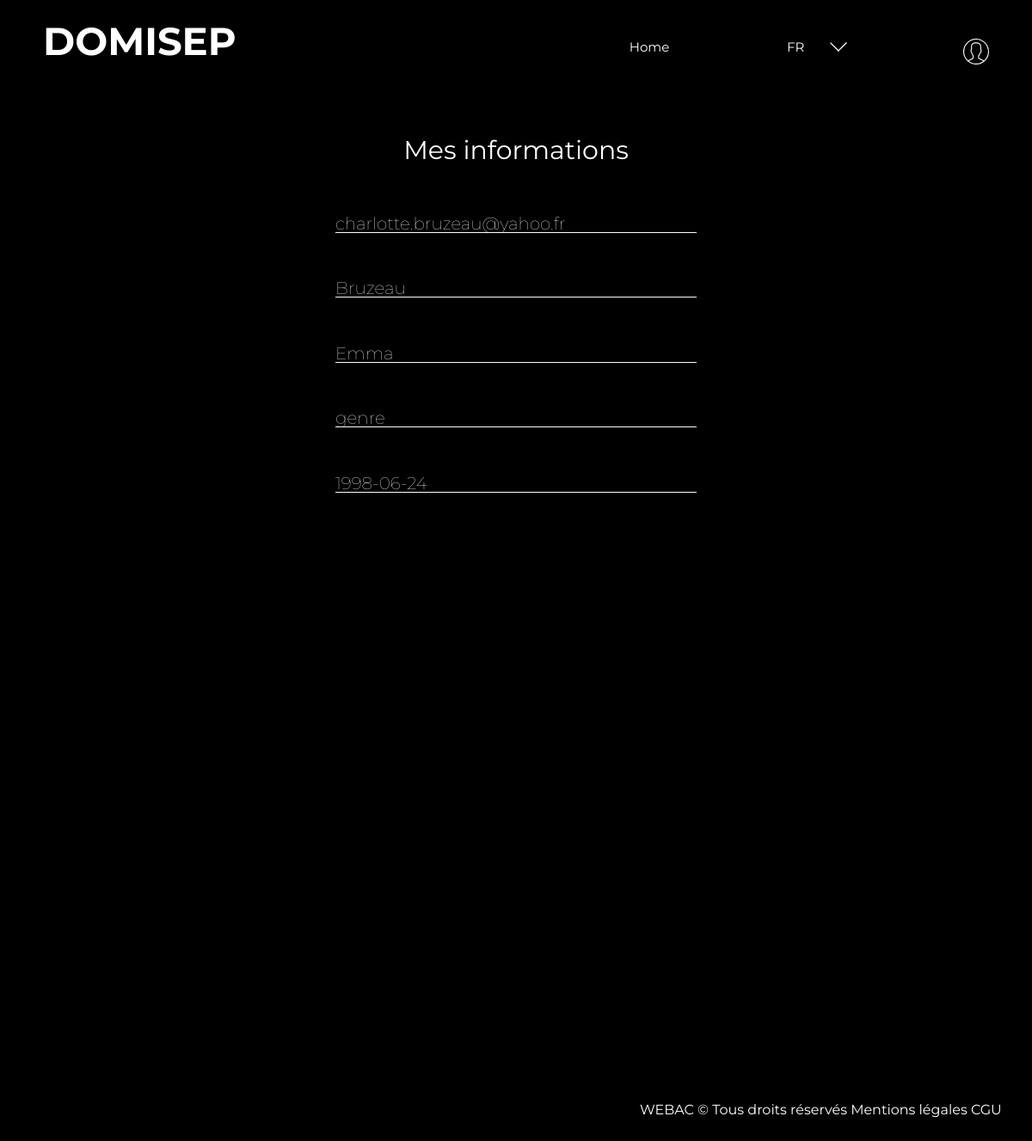
/Views/MesInfosUser.php (signed in), run on an earlier commit of the app's database.
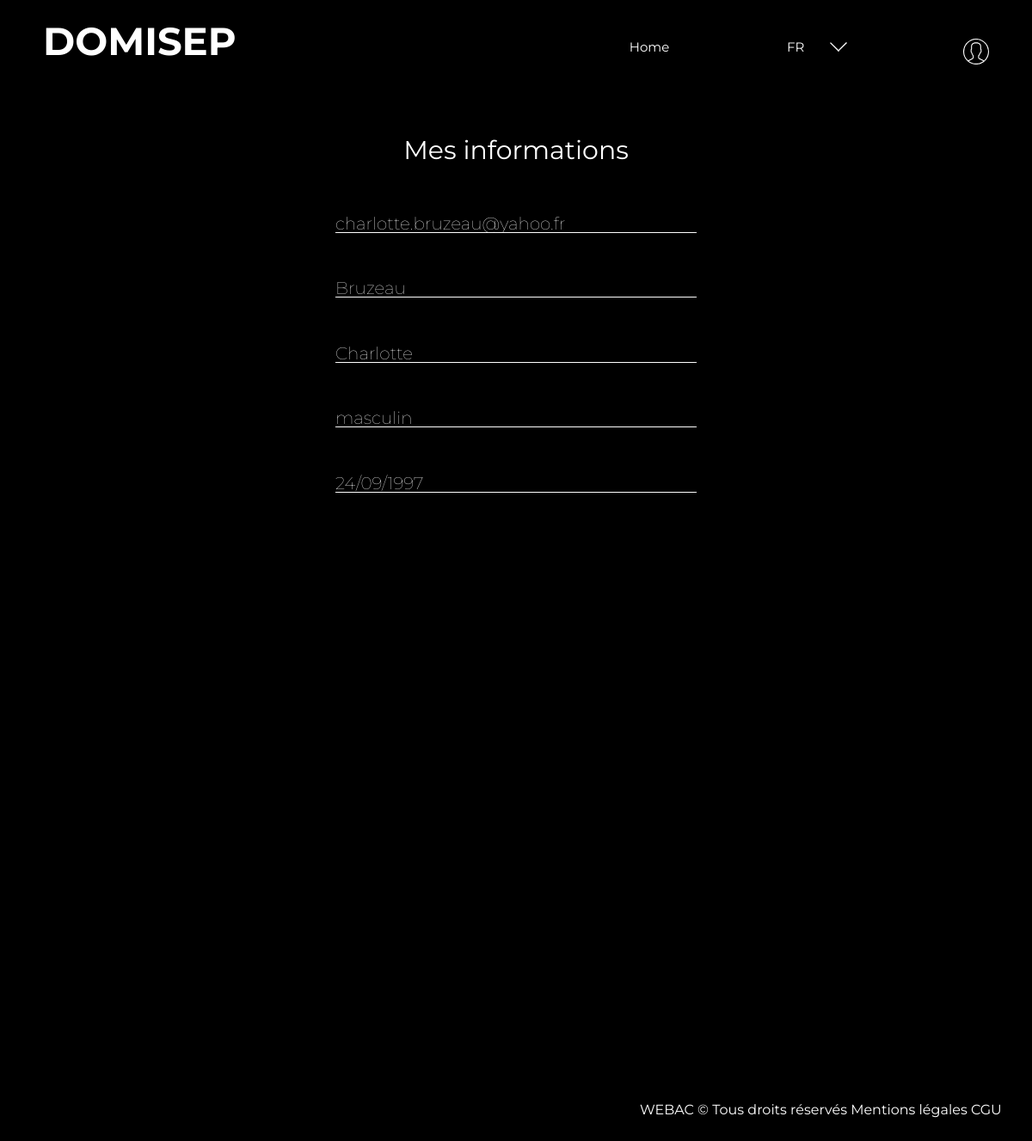
And on a later commit of the database.
### tables this page shows
CREATE TABLE `utilisateur` (
  `utilisateurID` int(11) NOT NULL,
  `nom` varchar(25) NOT NULL,
  `prenom` varchar(20) NOT NULL,
  `email` varchar(250) NOT NULL,
  `genre` varchar(15) NOT NULL,
  `naissance` varchar(200) DEFAULT NULL,
  `telephone` varchar(15) NOT NULL,
  `adresse` varchar(100) NOT NULL,
  `pays` varchar(11) NOT NULL,
  `codepostale` int(11) DEFAULT NULL,
  `mdp` varchar(200) NOT NULL,
  `administrateur` tinyint(1) NOT NULL
);

### Models/database.php (called while the page is built)
<?php
function connect (){
$servername = "localhost";
$user = "root";
$password = "root";
    try {
        $conn = new PDO("mysql:host=$servername;dbname=domisep",$user,$password);
        $conn->setAttribute(PDO::ATTR_ERRMODE, PDO::ERRMODE_EXCEPTION);
        return $conn;
    }
    catch(PDOException $e){
        echo "Connection failed: " . $e->getMessage();
    }
    return "problème";
}
?>

### Models/user.php (called while the page is built, shortened)
<?php
require_once("../Models/database.php");
function RecupUserByID($utilisateurID){
    $conn = connect() -> prepare('SELECT * from `utilisateur` WHERE utilisateurID=?');
    $conn-> execute(array($utilisateurID));
    $resultat = $conn -> fetchAll(PDO::FETCH_NUM);
    return $resultat;
}
?>

### controllers/ModifInfosUser.php (called while the page is built, shortened)
<?php
require_once('../Models/user.php');
function RecupInfoUser($utilisateurID){
  return RecupUserByID($utilisateurID);
}
?>

### Views/MesInfosUser.php (the view, shortened to what this page needs)
<!DOCTYPE html>
<html>
    <head>
        <link rel="stylesheet" href="../css/MesInfosUser.css" />
        <?php include('header_user.php') ?>
    </head>
    <body>
    <h2> Mes informations </h2>
    <?php
                require_once ('../controllers/ModifInfosUser.php');
                ?>
    <section>
    <div class="info">
        <?php
        $utilisateurID = $_SESSION['utilisateurID'];
        $utilisateur = RecupInfoUser($utilisateurID);
        foreach ($utilisateur as $utilisateur) {
        echo'
    		<p>
    			<em class="email">'.$utilisateur[3].'<br/></em>
    			<em class="text">'.$utilisateur[1].'<br/></em>
    			<em class="text">'.$utilisateur[2].'<br/></em>
    			<em class="text">'.$utilisateur[4].'<br/></em>
    			<em class="date">'.$utilisateur[5].'<br/></em>
                <em class="text">'.$utilisateur[6].'<br/></em>
    			<em class="text">'.$utilisateur[7].'<br/></em>
    			<em class="text">'.$utilisateur[8].'<br/></em>
    			<em class="number">'.$utilisateur[9].'<br/></em>
                </p>';}
                ?>
</section>
</body>
</html>

### Views/header_user.php (shortened to what this page needs)
<!DOCTYPE html>
<html>
    <head>
        <link rel="stylesheet" href="../css/headerUser.css" />
    </head>
    <body>
    <header>
    <div class='domisep'>
    <h1>DOMISEP</h1>
    </div>
        <div class="wrapper">
            <nav>
                <ul>
                    <li><a href="../Views/listelogements.php"><span>Home</span></a>
                    </li>
                    <li>
                        <div class="dropdownLang">
                            <div class="noHover">
                                <p>FR</p>
                            </div>
                        </div>
                    </li>
                    <li>
                        <div class="dropdown">
                            <div id="noHoverUser">
                                    <button class="boutonmenuprincipal"><p></p></button>
                            </div>
                        </div>
                    </li>
                </ul>
            </nav>
        </div>
    </header>
    <footer>
    	<p> WEBAC © Tous droits réservés <a href="../Views/Mentions_legales.php" ><span>Mentions légales</span> </a><a href = "../Views/cgu.php" ><span>CGU</span></a></p>
    </footer>
</html>

### css/MesInfosUser.css (style rules this page uses)
.info { width: 35%; min-width: 280px; border: 0px white solid; padding: 2px; height: 500px; align-items : stretch; line-height: 100%; overflow: visible; }
section { display: flex; flex-direction: row; width: 100%; height: 400px; justify-content: space-around; margin: auto; overflow: auto; font-size: 20px; }
.text { display: flex; box-sizing: border-box; width: 100%; height:100%; border-bottom: 1px solid white; border-top: none; margin-top: 13%; font-style: normal; font-weight: 100; }
.email { display: flex; box-sizing: border-box; width: 100%; height:100%; border-bottom: 1px solid white; border-top: none; margin-top: 13%; margin-bottom: 10%; font-style: normal; font-weight: 100; }
.date { display: flex; box-sizing: border-box; width: 100%; height:100%; border-bottom: 1px solid white; border-top: none; margin-top: 13%; margin-bottom: 10%; font-style: normal; font-weight: 100; }
h2 { text-align: center; font-size: 30px; font-weight: normal; padding-top: 3%; }

### css/headerUser.css (style rules this page uses)
* { text-decoration: none; list-style-type: none; font-family: 'Montserrat', sans-serif; color: white; margin: 0; padding: 0; }
body { background: linear-gradient(rgba(0, 0, 0, 0.5), rgba(0, 0, 0, 0.5)), url("../Images/fond.png") fixed no-repeat center top; background-color: black; background-size: 100%; }
.wrapper { display: flex; position : fixed; margin-left: 55%; }
.domisep { display :flex; flex-direction: row; position: absolute; }
ul { display: flex; flex-direction: row; }
h1 { font-size: 45px; padding-left: 50px; font-weight: bold; }
header { height: 100px; margin-top: 20px; text-align: center; font-size: 15px; }
header li { width: 150px; line-height: 30px; padding: 20px; }
.dropdownLang .noHover { display: block; border-radius: 7px; background: rgba(0, 0, 0, 0.5) url("../Images/ArrowDown.svg") no-repeat 70px center; background-size: 20px; width: 100px; margin: auto; }
.dropdownLang .noHover p { text-align: left; padding-left: 20px; }
.boutonmenuprincipal { background: rgba(0, 0, 0, 0) url("../Images/iconeuser.svg") no-repeat center center; background-size: 30px; padding: 20px; height: 30px; width: 150px; border: none; }
footer { color: rgba(255, 255, 255, 0.8); position: fixed; bottom: 3%; left: 62%; right: 0; }

What changed in the data, as far as the page shows it:
changed utilisateur "charlotte.bruzeau@yahoo.fr": prenom "Emma" → "Charlotte"; genre "genre" → "masculin"; naissance "1998-06-24" → "24/09/1997"
